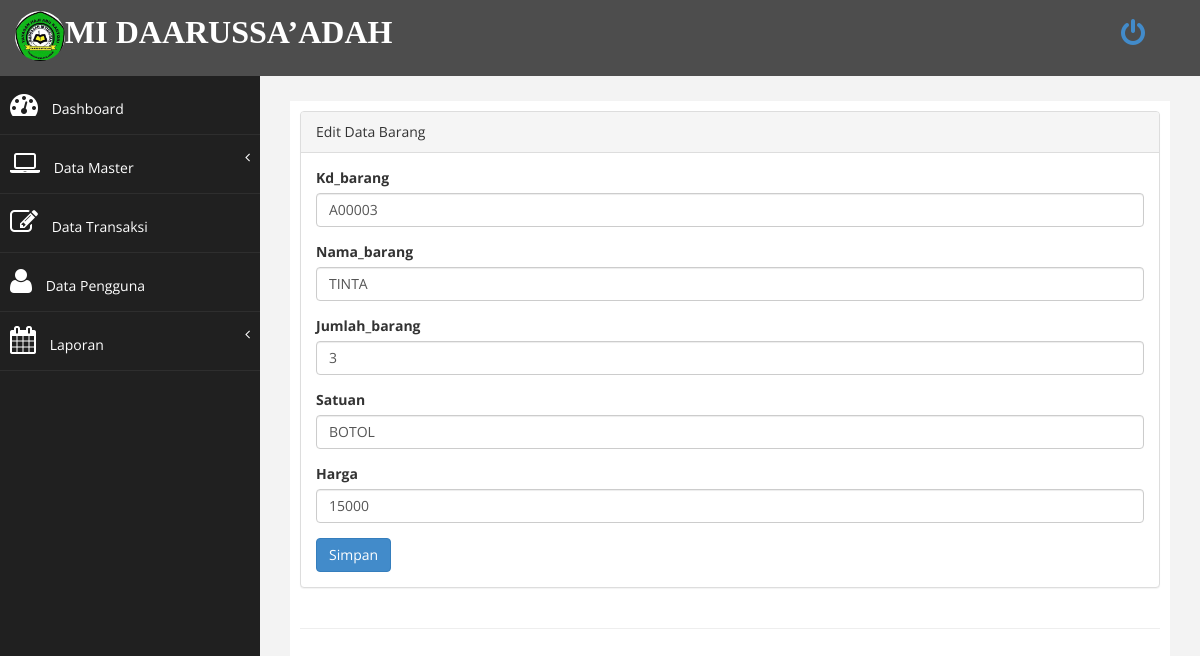
Screenshot of /index.php?page=barang&aksi=ubah&id=A00003 (signed in) with the database file from the repository.
### tables this page shows
CREATE TABLE `tbarang` (
  `Kd_barang` varchar(15) NOT NULL,
  `Nama_barang` varchar(20) DEFAULT NULL,
  `Jumlah_barang` varchar(15) DEFAULT NULL,
  `Satuan` varchar(6) DEFAULT NULL,
  `Harga` int(11) DEFAULT NULL
);

### page/barang/ubah.php (the view, shortened to what this page needs)
<?php
    $id=$_GET['id'];
    $sql = $koneksi->query("select * from tbarang where Kd_barang='$id'");
    $data = $sql->fetch_assoc();
?>
                    <div class="panel panel-default">
                        <div class="panel-heading">
                        		Edit Data Barang
                         </div>
                        <div class="panel-body">
                            <div class="row">
                                <div class="col-md-12">
                                    <form method="POST" enctype="multipart/form-data" onsubmit="return validasi(this)" >
                                        <div class="form-group">
                                            <label>Kd_barang</label>
                                            <input class="form-control" name="Kd_barang" value="<?php echo $data['Kd_barang'];?>" />
                                        </div>
                                        <div class="form-group">
                                            <label>Nama_barang</label>
                                            <input class="form-control" name="Nama_barang" type="Nama_barang" id="pass" value="<?php echo $data['Nama_barang'];?>"/>
                                        </div>
                                        <div class="form-group">
                                            <label>Jumlah_barang</label>
                                            <input type="number" class="form-control" name="Jumlah_barang" id="Jumlah_barang" value="<?php echo $data['Jumlah_barang'];?>" />
                                        </div>
                                        <div class="form-group">
                                            <label>Satuan</label>
                                            <input class="form-control" name="Satuan"  id="pass" value="<?php echo $data['Satuan'];?>"/>
                                        </div>
                                        <div class="form-group">
                                            <label>Harga</label>
                                            <input type="number" class="form-control" name="Harga" id="Harga" value="<?php echo $data['Harga'];?>" />
                                        </div>
                                        <div>
                                        	<input type="submit" name="simpan" value="Simpan" class="btn btn-primary">
                                        </div>
                                    </form>
                                </div>
                            </div>
                        </div>
                    </div>

### assets/css/custom.css (style rules this page uses)
body { font-family: 'Open Sans', sans-serif; }

### rows the page displays
tbarang: Kd_barang "A00003", Nama_barang "TINTA", Jumlah_barang "3", Satuan "BOTOL", Harga "15000"

### other values shown
$organisasi "MI DAARUSSA’ADAH"
